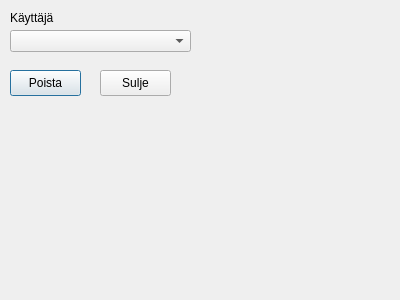
<?xml version="1.0" encoding="UTF-8"?>
<ui version="4.0">
 <class>Dialog</class>
 <widget class="QDialog" name="Dialog">
  <property name="geometry">
   <rect>
    <x>0</x>
    <y>0</y>
    <width>400</width>
    <height>300</height>
   </rect>
  </property>
  <property name="windowTitle">
   <string>Dialog</string>
  </property>
  <widget class="QLabel" name="userLabel">
   <property name="geometry">
    <rect>
     <x>10</x>
     <y>10</y>
     <width>58</width>
     <height>16</height>
    </rect>
   </property>
   <property name="text">
    <string>Käyttäjä</string>
   </property>
  </widget>
  <widget class="QComboBox" name="comboBox">
   <property name="geometry">
    <rect>
     <x>10</x>
     <y>30</y>
     <width>181</width>
     <height>22</height>
    </rect>
   </property>
  </widget>
  <widget class="QPushButton" name="removePushButton">
   <property name="geometry">
    <rect>
     <x>10</x>
     <y>70</y>
     <width>71</width>
     <height>26</height>
    </rect>
   </property>
   <property name="text">
    <string>Poista</string>
   </property>
  </widget>
  <widget class="QPushButton" name="closePushButton_2">
   <property name="geometry">
    <rect>
     <x>100</x>
     <y>70</y>
     <width>71</width>
     <height>26</height>
    </rect>
   </property>
   <property name="text">
    <string>Sulje</string>
   </property>
  </widget>
 </widget>
 <resources/>
 <connections/>
</ui>
